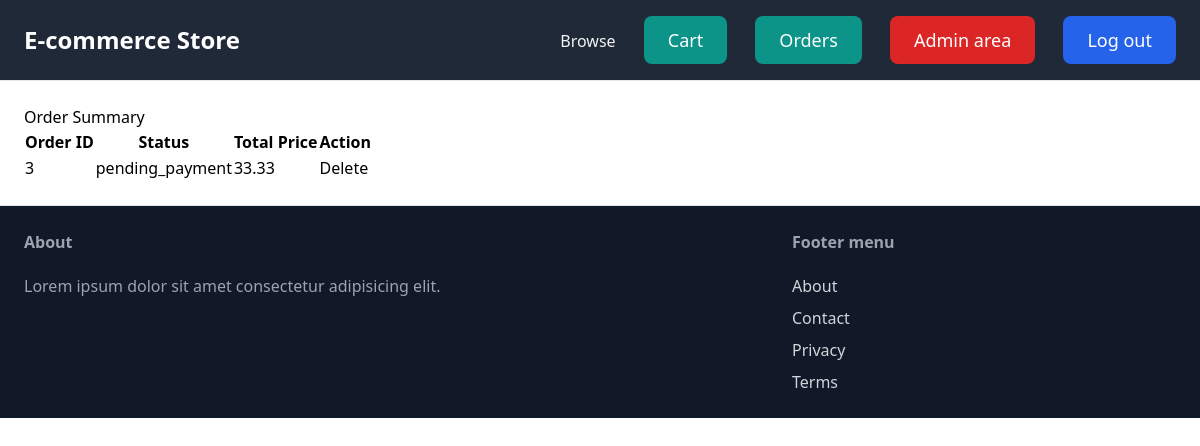
Before: /order-summary/ (signed in) with the older database file.
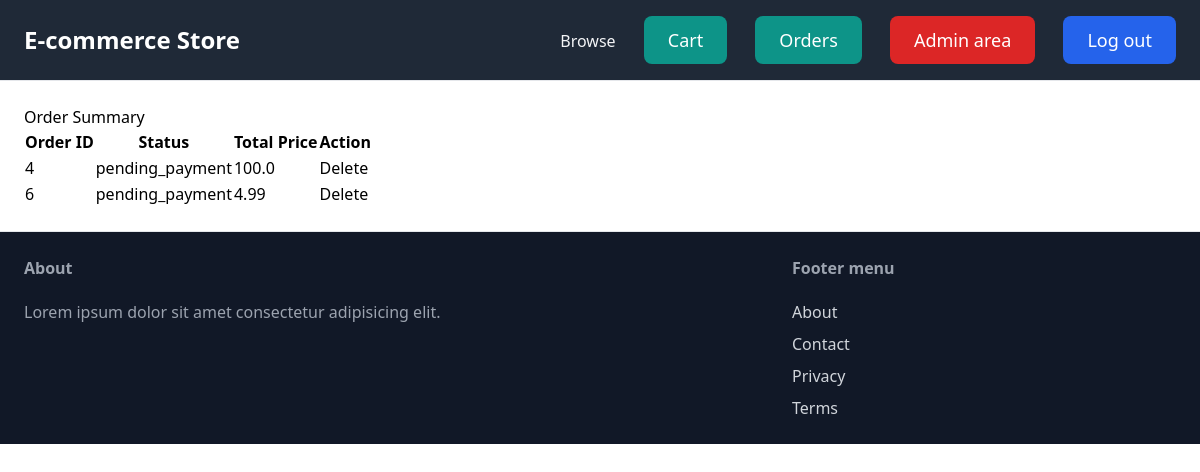
After: the same page with the newer database file.
### core/models.py (models this page shows, shortened)
class Order(models.Model):
    user = models.ForeignKey(User, on_delete=models.CASCADE)
    items = models.ManyToManyField('item.Item')
    status = models.CharField(max_length=255, choices=(
        ('pending_payment', 'In attesa di pagamento'),
        ('processing', 'In elaborazione'),
        ('shipped', 'Spedito'),
    ))
    total_price = models.DecimalField(max_digits=10, decimal_places=2, default=Decimal('0.00'))
    created_at = models.DateTimeField(auto_now_add=True)

### core/views.py (the view)
# urls.py: path('order-summary/', views.order_summary, name='order_summary'),
@login_required
def order_summary(request):
    allowed_statuses = ['pending_payment', 'processing']
    orders = Order.objects.filter(user=request.user)
    for order in orders:
        order.total_price = sum(item.price for item in order.items.all())
        order.save()
    return render(request, 'core/order_summary.html', {'orders': orders, 'allowed_statuses': allowed_statuses})

### core/templates/core/order_summary.html (shortened to what this page needs)
{% extends 'core/base.html' %}
{% block content %}
    <h1>Order Summary</h1>
    <table>
        <tr>
            <th>Order ID</th>
            <th>Status</th>
            <th>Total Price</th>
            <th>Action</th>
        </tr>
        {% for order in orders %}
            <tr>
                <td>{{ order.id }}</td>
                <td>{{ order.status }}</td>
                <td>{{ order.total_price }}</td>
                <td>
                    {% if order.status in allowed_statuses %}
                        <form method="POST" action="{% url 'core:delete_order' order.id %}">
                            <button type="submit" class="btn btn-danger">Delete</button>
                        </form>
                    {% endif %}
                </td>
            </tr>
        {% endfor %}
    </table>
{% endblock %}

### core/templates/core/base.html (shortened to what this page needs)
<!DOCTYPE html>
<html lang="en">
<head>
    <script src="https://cdn.tailwindcss.com"></script>
</head>
<body>
    <nav class="py-6 px-6 flex justify-between items-center bg-gray-800 border-b border-gray-200">
        <a href="/" class="text-2xl font-bold text-white">E-commerce Store</a>
        <div class="space-x-6">
            <a href="{% url 'item:items' %}" class="text-gray-100 hover:text-yellow-200">Browse</a>
            {% if request.user.is_authenticated %}
                <a href="{% url 'core:cart' %}" class="px-6 py-3 text-lg text-white bg-teal-600 hover:bg-blue-700 rounded-lg">Cart</a>
                <a href="{% url 'core:order_summary' %}" class="px-6 py-3 text-lg text-white bg-teal-600 hover:bg-blue-700 rounded-lg">Orders</a>
                {% if user.is_superuser %}
                    {% if '127.0.0.1' in request.META.HTTP_HOST %}
                        <a href="http://127.0.0.1:8000/admin" class="px-6 py-3 text-lg text-white bg-red-600 hover:bg-red-700 rounded-lg">Admin area</a>
                    {% else %}
                        <a href="https://ppm-2023-django-production.up.railway.app/admin/" class="px-6 py-3 text-lg text-white bg-red-600 hover:bg-red-700 rounded-lg">Admin area</a>
                    {% endif %}
                {% endif %}
                <a href="{% url 'core:logout' %}" class="px-6 py-3 text-lg text-white bg-blue-600 hover:bg-blue-700 rounded-lg">Log out</a>
            {% else  %}
                <a href="{% url 'core:login' %}" class="px-6 py-3 text-lg text-white bg-teal-600 hover:bg-blue-700 rounded-lg">Login</a>
                <a href="{% url 'core:signup' %}" class="px-6 py-3 text-lg text-white bg-blue-600 hover:bg-blue-700 rounded-lg">Sign up</a>
            {% endif %}
        </div>
    </nav>
    <div class="px-6 py-6">
        {% block content %}
        {% endblock %}
    </div>
    <footer class="py-6 flex justify-between px-6 border-t bg-gray-900">
        <div class="w-2/3 pr-10">
            <h3 class="mb-5 font-semibold text-gray-400">About</h3>
            <p class="text-gray-400">Lorem ipsum dolor sit amet consectetur adipisicing elit.</p>
        </div>
        <div class="w-1/3">
            <h3 class="mb-5 font-semibold text-gray-400">Footer menu</h3>
            <ul class="space-y-2">
                <li><a href="#" class="text-gray-300 hover:text-gray-100">About</a></li>
                <li><a href="{% url 'core:contact' %}" class="text-gray-300 hover:text-gray-100">Contact</a></li>
                <li><a href="#" class="text-gray-300 hover:text-gray-100">Privacy</a></li>
                <li><a href="#" class="text-gray-300 hover:text-gray-100">Terms</a></li>
            </ul>
        </div>
    </footer>
</body>
</html>

Changed rows visible on the page:
removed Order: id "3", status "pending_payment", total_price "33.33", shows "Delete"
added Order: id "4", status "pending_payment", total_price "100.0", shows "Delete"
added Order: id "6", status "pending_payment", total_price "4.99", shows "Delete"
